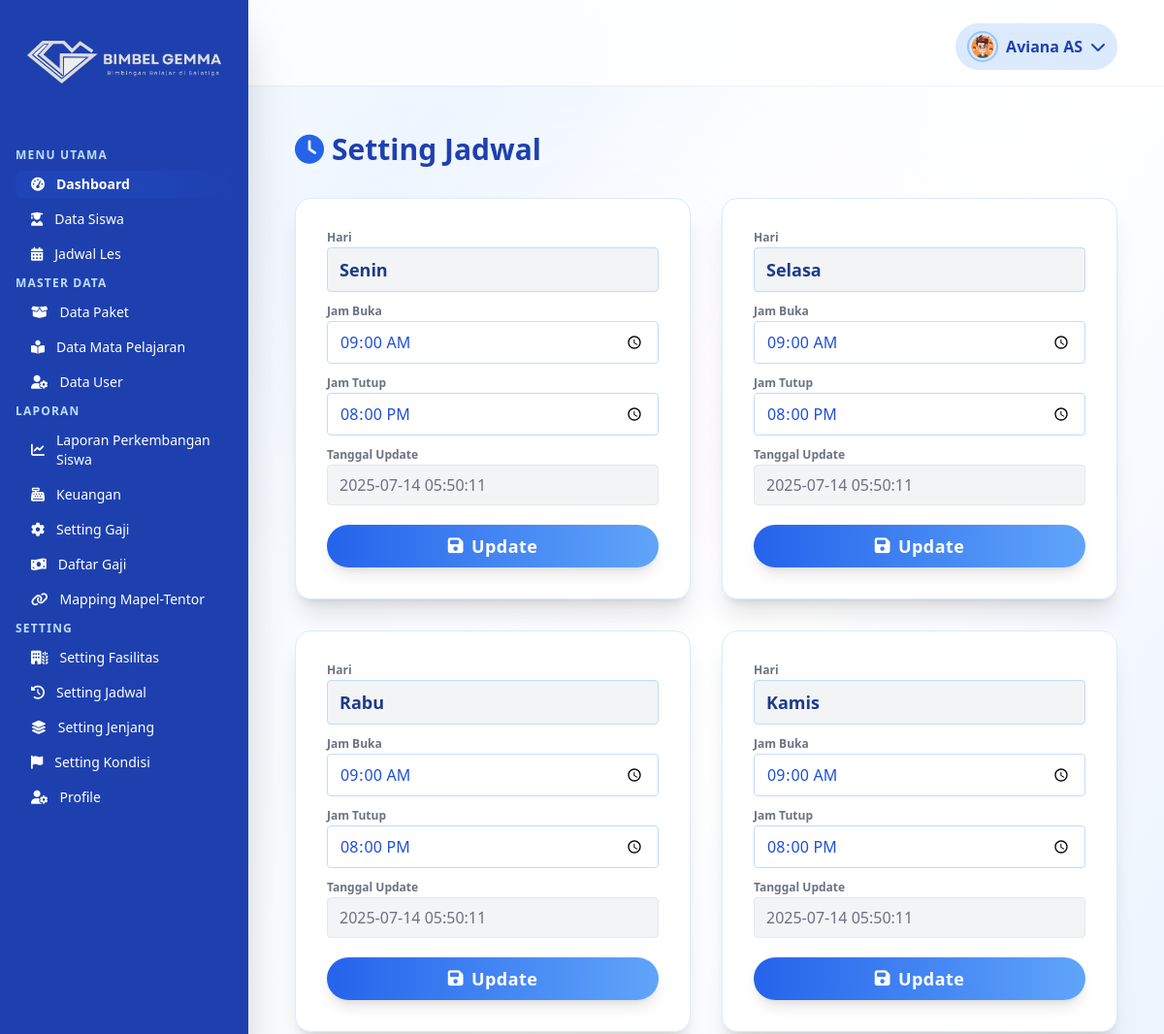
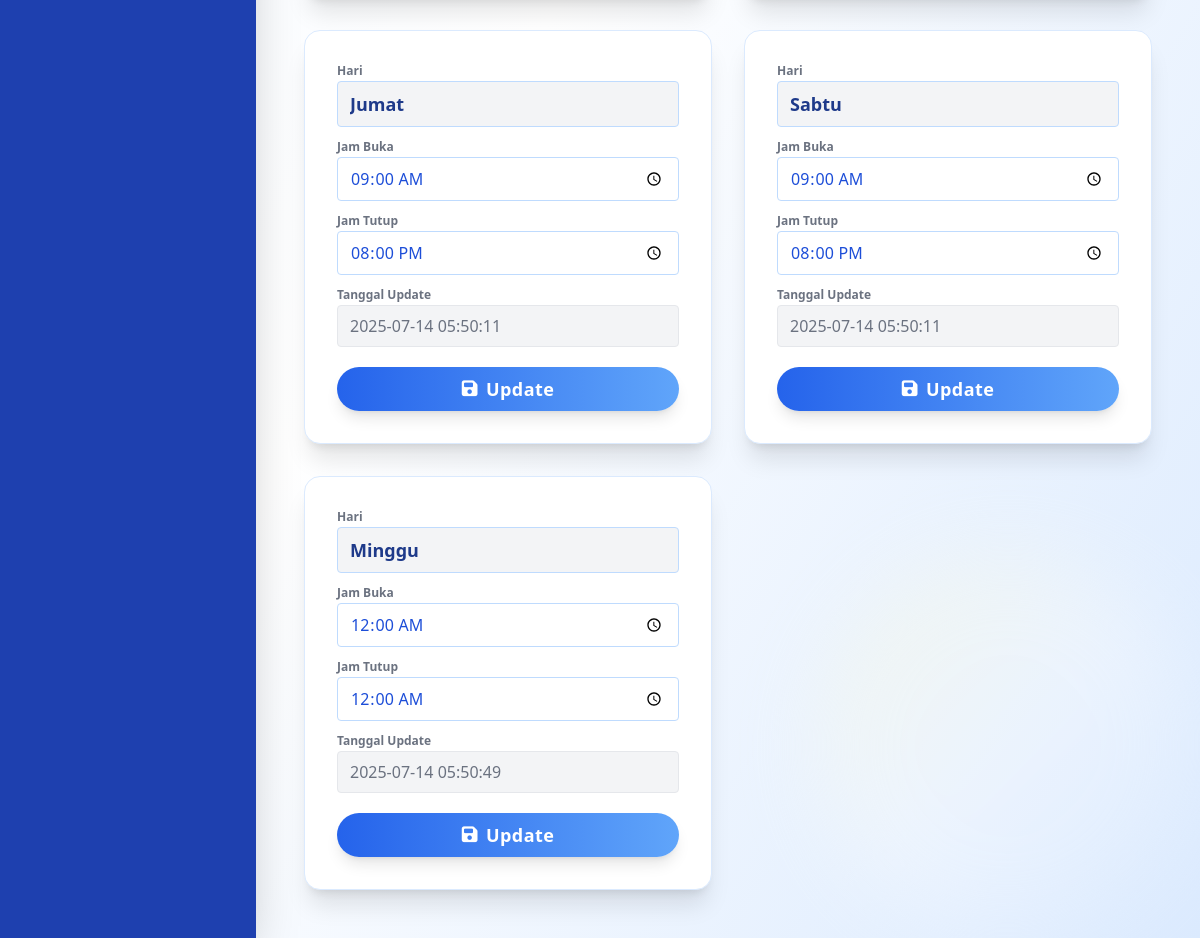
Screenshot of /dashboard/setting_jadwal.php (signed in) with the database file from the repository (2 pictures, top to bottom).
### tables this page shows
CREATE TABLE `tb_jadwal` (
  `id` int(11) NOT NULL,
  `hari` varchar(20) NOT NULL,
  `buka` time NOT NULL,
  `tutup` time NOT NULL,
  `tanggal` timestamp NOT NULL DEFAULT current_timestamp() ON UPDATE current_timestamp()
);

### dashboard/setting_jadwal.php (the view, shortened to what this page needs)
<?php
include 'header.php';
include '../api/db.php';
$sql = "SELECT * FROM tb_jadwal ORDER BY id ASC";
$result = $pdo->query($sql);
$data_jadwal = $result->fetchAll(PDO::FETCH_ASSOC);
?>
<div class="flex items-center justify-between mb-8">
  <h1 class="text-2xl md:text-3xl font-extrabold text-blue-800 flex items-center gap-2">
    <i class="fa fa-clock text-blue-600"></i> Setting Jadwal
  </h1>
</div>
<div class="max-w-5xl mx-auto">
  <div class="grid grid-cols-1 md:grid-cols-2 xl:grid-cols-4 gap-8">
    <?php foreach ($data_jadwal as $jadwal): ?>
    <form class="bg-white shadow-xl rounded-2xl p-8 flex flex-col gap-3 jadwal-form border border-blue-100 hover:shadow-2xl transition duration-300 group relative" data-id="<?= $jadwal['id'] ?>">
      <div>
        <label class="block text-xs font-semibold text-gray-500 mb-0.5">Hari</label>
        <input type="text" name="hari" value="<?= htmlspecialchars($jadwal['hari']) ?>" class="border border-blue-200 rounded px-3 py-2 w-full bg-gray-100 text-blue-900 font-bold text-lg" readonly />
      </div>
      <div>
        <label class="block text-xs font-semibold text-gray-500 mb-0.5">Jam Buka</label>
        <input type="time" name="buka" value="<?= htmlspecialchars($jadwal['buka']) ?>" class="border border-blue-200 rounded px-3 py-2 w-full focus:ring-2 focus:ring-blue-400 focus:outline-none text-blue-700" required />
      </div>
      <div>
        <label class="block text-xs font-semibold text-gray-500 mb-0.5">Jam Tutup</label>
        <input type="time" name="tutup" value="<?= htmlspecialchars($jadwal['tutup']) ?>" class="border border-blue-200 rounded px-3 py-2 w-full focus:ring-2 focus:ring-blue-400 focus:outline-none text-blue-700" required />
      </div>
      <div>
        <label class="block text-xs font-semibold text-gray-500 mb-0.5">Tanggal Update</label>
        <input type="text" value="<?= htmlspecialchars($jadwal['tanggal']) ?>" class="border border-gray-200 rounded px-3 py-2 w-full bg-gray-100 text-gray-500" readonly />
      </div>
      <button type="submit" class="mt-2 bg-gradient-to-r from-blue-600 to-blue-400 text-white rounded-full px-8 py-2 font-bold shadow-lg hover:from-blue-700 hover:to-blue-500 transition-all flex items-center gap-2 justify-center text-lg tracking-wide">
        <i class="fa-solid fa-floppy-disk"></i> Update
      </button>
    </form>
    <?php endforeach; ?>
  </div>
</div>
<link rel="stylesheet" href="https://cdnjs.cloudflare.com/ajax/libs/font-awesome/6.4.2/css/all.min.css" />
<?php include 'footer.php'; ?>

### rows the page displays
tb_jadwal: hari "Senin", buka "09:00:00", tutup "20:00:00", tanggal "2025-07-14 05:50:11"
tb_jadwal: hari "Selasa", buka "09:00:00", tutup "20:00:00", tanggal "2025-07-14 05:50:11"
tb_jadwal: hari "Rabu", buka "09:00:00", tutup "20:00:00", tanggal "2025-07-14 05:50:11"
tb_jadwal: hari "Kamis", buka "09:00:00", tutup "20:00:00", tanggal "2025-07-14 05:50:11"
tb_jadwal: hari "Jumat", buka "09:00:00", tutup "20:00:00", tanggal "2025-07-14 05:50:11"
tb_jadwal: hari "Sabtu", buka "09:00:00", tutup "20:00:00", tanggal "2025-07-14 05:50:11"
tb_jadwal: hari "Minggu", buka "00:00:00", tutup "00:00:00", tanggal "2025-07-14 05:50:49"

### other values shown
$_SESSION['user_nama'] "Aviana AS"
